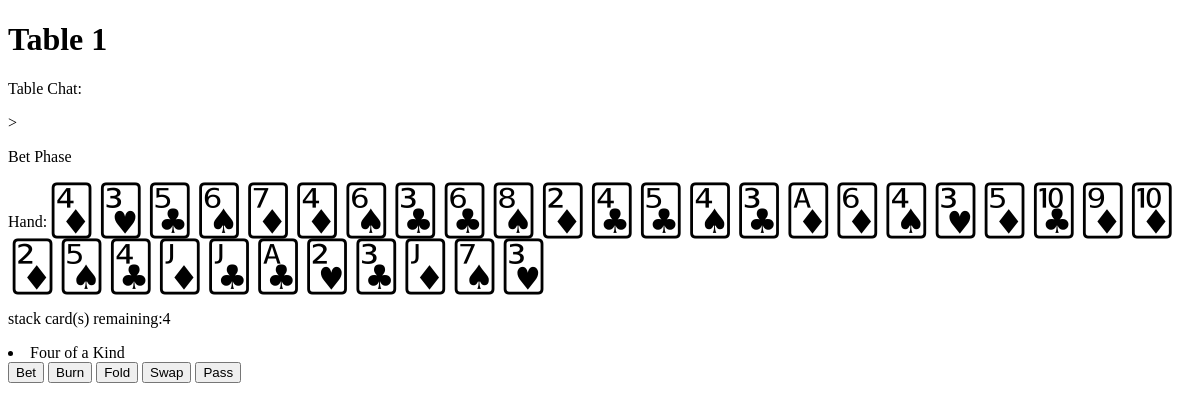
Before: / with the older database file.
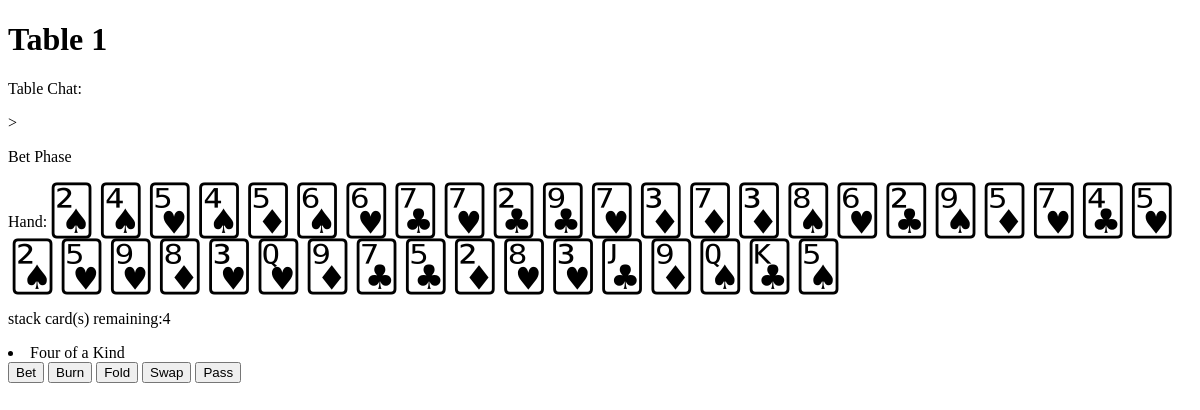
After: the same page with the newer database file.
### game_obj/models.py (models this page shows)
class TableModel(models.Model):
    state = models.IntegerField()
    user_name = models.CharField(max_length=200)
    user_hand = models.CharField(max_length=200)
    user_stack = models.CharField(max_length=200)
    player_names = models.CharField(max_length=200)
    player_hands = models.CharField(max_length=200)
    player_stacks = models.CharField(max_length=200)
    phase = models.CharField(max_length=200)
    user_stack_length = models.IntegerField()
    table_log = models.CharField(max_length=400)
    hand_name = models.CharField(max_length=200)
    objects = models.Manager()

### UI/views.py (the view)
# urls.py: path('', geeks_view),
def geeks_view(request):
    our_table = TableController()
    if len(TableModel.objects.all()) < 1:
        our_model = TableModel.objects.create(state=our_table.state, user_name=our_table.you.name,
                                              user_hand=our_table.you.hand.show_unicode(),
                                              user_stack=our_table.you.hand.show_stack_unicode(),
                                              player_names=our_table.get_names(),
                                              player_hands=our_table.get_player_hands(),
                                              player_stacks=our_table.get_player_stacks(),
                                              user_stack_length=len(our_table.you.hand.stack),
                                              phase=our_table.get_state(),
                                              table_log="", hand_name=our_table.you.hand.name)
        our_model.save()
    else:
        our_model = TableModel.objects.get()
        update_local_table(our_table, our_model)
    context = {
        "state": our_model.state,
        "user_name": our_model.user_name,
        "user_hand": our_model.user_hand,
        "user_stack": our_model.user_stack,
        "player_names": our_model.player_names,
        "player_stacks": our_model.player_stacks,
        "burn_button": __burn__button__handle(our_table, our_model),
        "bet_button": __bet__button__handle(our_table, our_model),
        "fold_button": __fold__button__handle(our_table, our_model),
        "pass_button": __pass__button__handle(our_table, our_model),
        "phase": our_model.phase,
        "user_stack_length": our_model.user_stack_length,
        "hand_name": our_model.hand_name,
    }
    return render(request, "geeks.html", context)

### UI/views.py (called while the page is built)
def update_table(table, model):
    state_tuple = table.save_state()
    model.state = state_tuple[0]
    model.user_name = state_tuple[1]
    model.user_hand = state_tuple[2]
    model.user_stack = state_tuple[3]
    model.player_names = state_tuple[4]
    model.player_hands = state_tuple[5]
    model.player_stacks = state_tuple[6]
    model.hand_name = table.you.hand.name
    model.phase = table.get_state()
    model.user_stack_length = len(state_tuple[3])
    model.save()

def update_local_table(table, model):
    table.load_state(model.state, model.user_name, model.user_hand, model.user_stack, model.player_names,
                     model.player_hands, model.player_stacks)

def __burn__button__handle(table, model):
    table.burn_button()
    update_table(table, model)

def __bet__button__handle(table, model):
    table.bet_button()
    update_table(table, model)

def __pass__button__handle(table, model):
    table.pass_button()
    update_table(table, model)

def __fold__button__handle(table, model):
    table.fold_button()
    update_table(table, model)

### game_obj/TableController.py (called while the page is built)
    def get_state(self):
        return STATES[self.state]

    def save_state(self):
        names = ""
        hands = ""
        stacks = ""
        for player in self.players:
            names += player.name
            hands += player.hand.show_unicode()
            stacks += player.hand.show_stack_unicode()
        return self.state, self.you.name, self.you.hand.show_unicode(), self.you.hand.show_stack_unicode(), names, hands, stacks

    def do_action(self, option):
        if option == 0:
            self.you.deck.deal(self.you,5)
            self.you.deck.deal_stack(self.you,5)
            self.you.bet()
        elif option == 1:
            self.you.burn(1)
        elif option == 2:
            self.you.swap(0)
        elif option == 3:
            return
        else:
            print("Error!: Invalid option on state machine")

    def change_state(self, option):
        self.state = STATE_TABLE[self.state][option]
        self.do_action(option)

    def bet_button(self):
        self.change_state(0)

    def burn_button(self):
        self.change_state(1)

    def fold_button(self):
        self.change_state(3)

    def pass_button(self):
        self.change_state(2)

    def draw(self, card):
        self.hand.draw(card)

    def burn(self, amount):
        self.hand.burn(amount)

    def add_to_stack(self, cards):
        self.hand.add_to_stack(cards)

    def bet(self, amount=1):
        return self.hand.bet(amount)

### templates/geeks.html (shortened to what this page needs)
<!DOCTYPE html>
<html lang="en">
<head>
</head>
<body>
    <h1>Table 1</h1>
    <p> Table Chat: {{ log }}</p>>
    <p> {{  phase }}</p>
    <p> Hand:<font size="50">{{  user_hand }}</font></p>
    <p> stack card(s) remaining:{{  user_stack_length }}</p>
    <li>{{ hand_name }}</li>
    <button type="submit" value={{bet_button}} name='mybtn1'>Bet</button>
    <button type="submit" value={{burn_button}} name='mybtn2'>Burn</button>
    <button type="submit" value={{fold_button}} name='mybtn3'>Fold</button>
    <button type="submit" value={{swap_button}} name='mybtn3'>Swap</button>
    <button type="submit" value={{pass_button}} name='mybtn4'>Pass</button>
</body>
</html>

Changed rows visible on the page:
changed TableModel "Bet Phase": user_hand "🃄🂳🃕🂦🃇🃄🂦🃓🃖🂨🃂🃔🃕🂤🃓🃁🃆🂤🂳🃅🃚🃉🃊🃂🂥🃔🃋🃛🃑🂲🃓🃋🂧🂳" → "🂢🂤🂵🂤🃅🂦🂶🃗🂷🃒🃙🂷🃃🃇🃃🂨🂶🃒🂩🃅🂷🃔🂵🂢🂵🂹🃈🂳🂽🃉🃗🃕🃂🂸🂳🃛🃉🂭🃞🂥"
